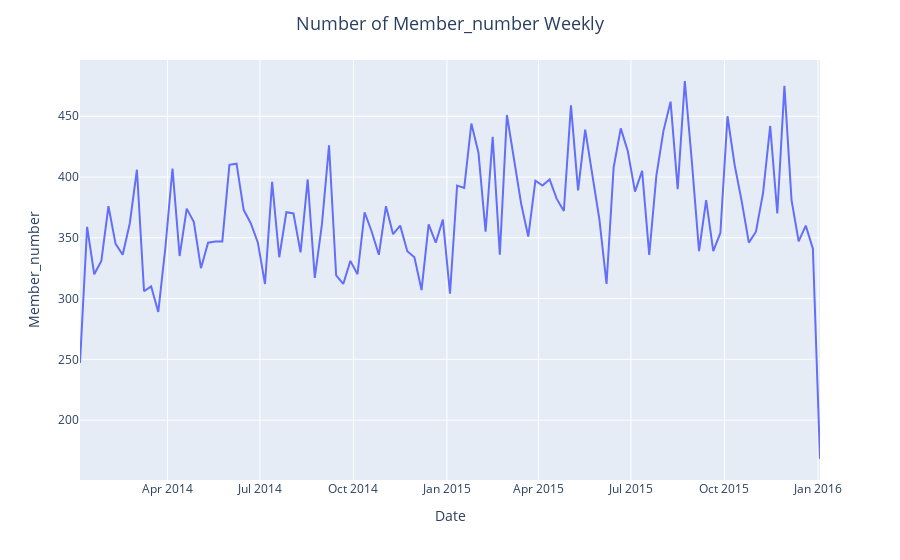

Notebook cell for this chart:
### Code cell
Sales_weekly = df.resample('w', on='Date').size()
fig = px.line(Sales_weekly, x=Sales_weekly.index, y=Sales_weekly,
              labels={'y': 'Member_number',
                     'x': 'Date'})
fig.update_layout(title_text='Number of Member_number Weekly',
                  title_x=0.5, title_font=dict(size=18)) 
fig.show()
